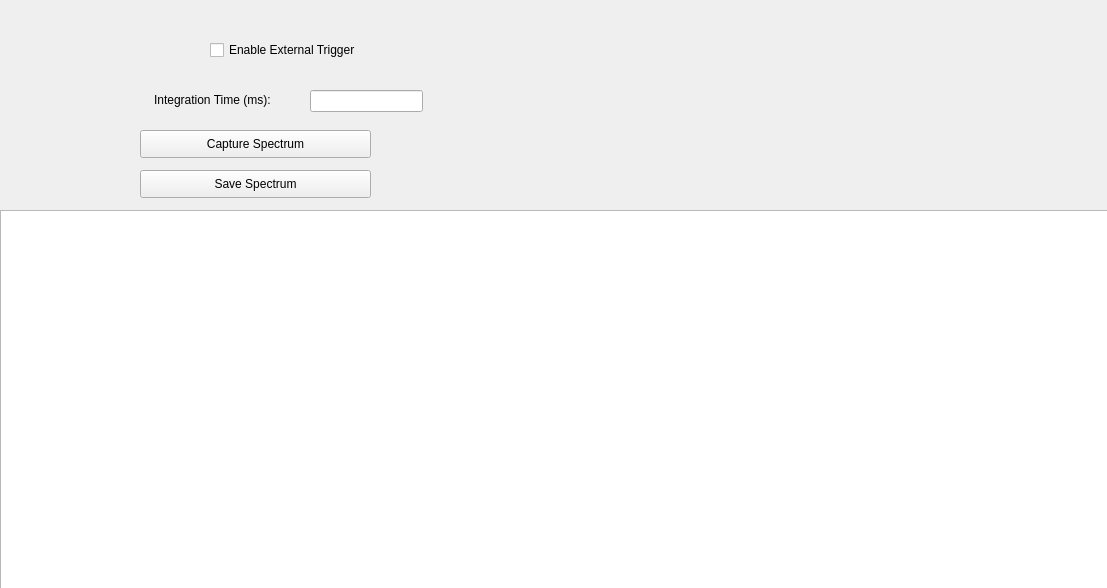
<?xml version="1.0" encoding="UTF-8"?>
<ui version="4.0">
 <class>Form</class>
 <widget class="QWidget" name="Form">
  <property name="geometry">
   <rect>
    <x>0</x>
    <y>0</y>
    <width>1107</width>
    <height>588</height>
   </rect>
  </property>
  <property name="windowTitle">
   <string>Form</string>
  </property>
  <widget class="QLabel" name="int_time_label">
   <property name="geometry">
    <rect>
     <x>154</x>
     <y>90</y>
     <width>131</width>
     <height>20</height>
    </rect>
   </property>
   <property name="text">
    <string>Integration Time (ms):</string>
   </property>
  </widget>
  <widget class="QLineEdit" name="intTimeInput">
   <property name="geometry">
    <rect>
     <x>310</x>
     <y>90</y>
     <width>113</width>
     <height>22</height>
    </rect>
   </property>
  </widget>
  <widget class="QPushButton" name="startButton">
   <property name="geometry">
    <rect>
     <x>140</x>
     <y>130</y>
     <width>231</width>
     <height>28</height>
    </rect>
   </property>
   <property name="text">
    <string>Capture Spectrum</string>
   </property>
  </widget>
  <widget class="QPushButton" name="stopButton">
   <property name="geometry">
    <rect>
     <x>140</x>
     <y>170</y>
     <width>231</width>
     <height>28</height>
    </rect>
   </property>
   <property name="text">
    <string>Save Spectrum</string>
   </property>
  </widget>
  <widget class="QGraphicsView" name="plot_graph">
   <property name="geometry">
    <rect>
     <x>0</x>
     <y>210</y>
     <width>1111</width>
     <height>381</height>
    </rect>
   </property>
  </widget>
  <widget class="QCheckBox" name="extTriggerCheckBox">
   <property name="geometry">
    <rect>
     <x>210</x>
     <y>40</y>
     <width>171</width>
     <height>20</height>
    </rect>
   </property>
   <property name="text">
    <string>Enable External Trigger</string>
   </property>
  </widget>
 </widget>
 <resources/>
 <connections/>
</ui>
